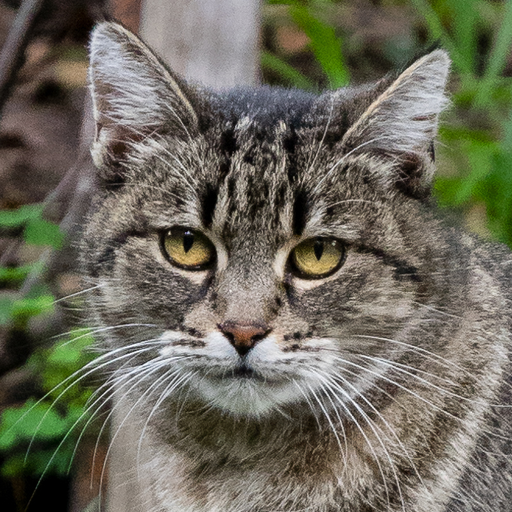
#> input picture src/cycle-diffusion/exp1_2_data/cat/flickr_cat_000368.png, 512 x 512 px; the run also reads 1 picture not shown here
$ jupyter execute --allow-errors RQ1_2.ipynb
#> lines starting #> are read from the running program, lines starting #| are printed output that depends on the picture
# RQ 1.2

## Prerequisites: Evaluation Data
as part of the setup, we assume the stargan-v2 data is available under the following path:
- `src/cycle-diffusion/stargan-v2/data/test`

## Pipeline to create the neccessary data for the experiment
The whole pipeline can be run on LISA using this `.job` script:

    `run_experiment_1_2.job`

We will explain the sub-steps of the pipeline in the next sections.

###  Prepare the data
- Prepare modifications of the original cat images and store them.
- Modifications include horizontal flip, rotation of 0, 1, 5, 10, 30, 45, and 90 degrees.
    - The rotation of 0 degrees is the original image, testing whether applying the encoding process results in the same latent vector $z$.

[cell 1]
# Helper Functions

import cv2
import matplotlib.pyplot as plt
import seaborn as sns
import numpy as np
from skimage.io import imread
from PIL import Image
import os, os.path
from pathlib import Path
import pickle

RESET = False # set to True if you want to prepare the data

# [55 lines left out: functions load_data, horizontal_flip, rotate_and_save, save_image_perturbations, not called in this run]

[cell 2]
cwd = os.getcwd() # should be cycle-diffusion-group12 folder, otherwise change this
print(f'BASE_DIR: {cwd}, should be the cycle-diffusion-group12 folder')

BASE_DIR = Path(cwd)
EXPERIMENT_DIR = BASE_DIR / 'src/cycle-diffusion/exp1_2_data'

cat_path = EXPERIMENT_DIR / 'cat'
dog_path = EXPERIMENT_DIR / 'dog'
wild_path = EXPERIMENT_DIR / 'wild'

if RESET:
    cat_dataset = load_data(cat_path)
    dog_dataset = load_data(dog_path)
    wild_dataset = load_data(wild_path)

    print(f'Dataset Lengths: {len(cat_dataset)}, {len(dog_dataset)}, {len(wild_dataset)}')

    datasets = [cat_dataset, dog_dataset, wild_dataset]
    angles = [0, 1, 5, 10, 30, 45, 90] # 0 is the duplicate of the original

    # ONLY RUN THIS ONCE
    for dataset in datasets:
        save_image_perturbations(dataset, angles=angles)

[cell 3]
# show the rotated images
fig, axes = plt.subplots(1, 9, figsize=(20, 5))

CAT_IMG = 'flickr_cat_000368'

# Display the first image in the first subplot
img_cat = imread(cat_path / f'{CAT_IMG}.png')
#> img_cat is the input picture: shape (512, 512, 3); mean R, G, B 108.5, 106.2, 91.9
axes[0].imshow(img_cat)
axes[0].axis('off')
axes[0].text(0.5,-0.3, "Original", size=12, ha="center", transform=axes[0].transAxes)

# Display the first image in the first subplot
img_cat_org_again = imread(cat_path / f'{CAT_IMG}rotated0.png')
axes[1].imshow(img_cat_org_again)
axes[1].axis('off')
axes[1].text(0.5,-0.3, "original", size=12, ha="center", transform=axes[1].transAxes)

# Display the first image in the first subplot
img_cat_flipped = imread(cat_path / f'{CAT_IMG}rotated0flipped.png')
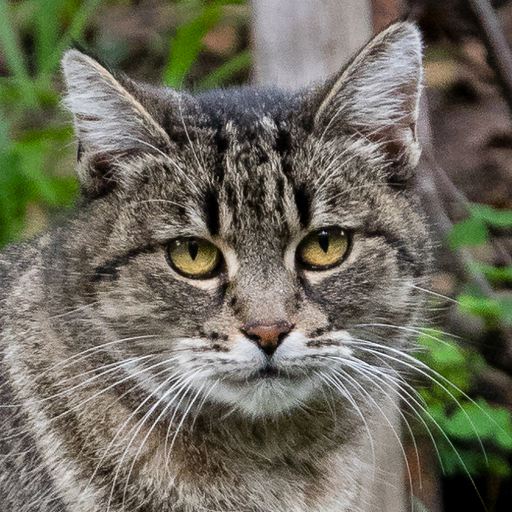
#> input picture src/cycle-diffusion/exp1_2_data/cat/flickr_cat_000368rotated0flipped.png, 512 x 512 px
#> img_cat_flipped is the input picture: shape (512, 512, 3); mean R, G, B 108.5, 106.2, 91.9
axes[2].imshow(img_cat_flipped)
axes[2].axis('off')
axes[2].text(0.5,-0.3, "horizontal flip", size=12, ha="center", transform=axes[2].transAxes)

# Display the second image in the second subplot
img_cat_1 = imread(cat_path / f'{CAT_IMG}rotated1.png')
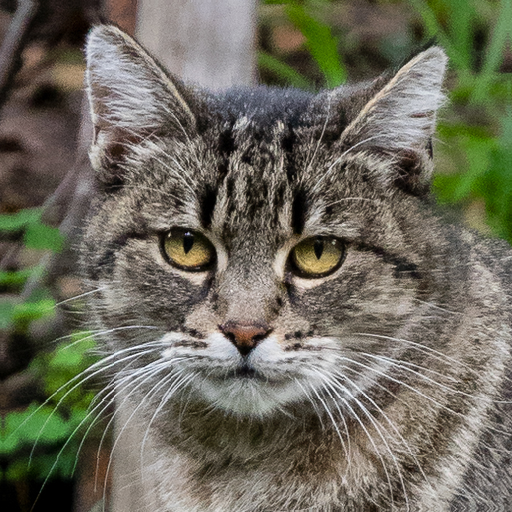
#> input picture src/cycle-diffusion/exp1_2_data/cat/flickr_cat_000368rotated1.png, 512 x 512 px
#> img_cat_1 is the input picture: shape (512, 512, 3); mean R, G, B 108.4, 106.2, 91.9
axes[3].imshow(img_cat_1)
axes[3].axis('off')
axes[3].text(0.5,-0.3, "rotated: 1°", size=12, ha="center", transform=axes[3].transAxes)

# Display the second image in the second subplot
img_cat_5 = imread(cat_path / f'{CAT_IMG}rotated5.png')
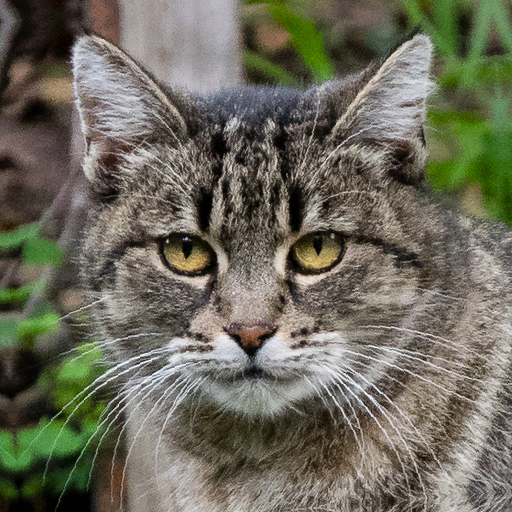
#> input picture src/cycle-diffusion/exp1_2_data/cat/flickr_cat_000368rotated5.png, 512 x 512 px
#> img_cat_5 is the input picture: shape (512, 512, 3); mean R, G, B 108.5, 106.5, 91.9
axes[4].imshow(img_cat_5)
axes[4].axis('off')
axes[4].text(0.5,-0.3, "5°", size=12, ha="center", transform=axes[4].transAxes)

# Display the second image in the second subplot
img_cat_10 = imread(cat_path / f'{CAT_IMG}rotated10.png')
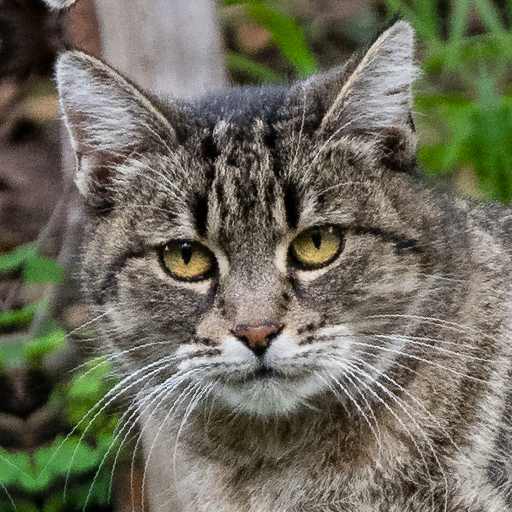
#> input picture src/cycle-diffusion/exp1_2_data/cat/flickr_cat_000368rotated10.png, 512 x 512 px
#> img_cat_10 is the input picture: shape (512, 512, 3); mean R, G, B 108.6, 107, 92
axes[5].imshow(img_cat_10)
axes[5].axis('off')
axes[5].text(0.5,-0.3, "10°", size=12, ha="center", transform=axes[5].transAxes)

# Display the second image in the second subplot
#> (the rest of this cell did not finish here and is left out)

### Run cycle diffusion (DDPM)
- We provide here an example of how to run cycle diffusion using the terminal.

[cell 4]
# run from the terminal:
# !export CUDA_VISIBLE_DEVICES=0
# !export RUN_NAME=experiment_test2
# !export SEED=42
# !export LOCAL_RANK=0

# !python -m torch.distributed.launch --nproc_per_node 1 --master_port 1446 main.py --seed $SEED --cfg experiments/$RUN_NAME.cfg --run_name $RUN_NAME$SEED --logging_strategy steps --logging_first_step true --logging_steps 4 --evaluation_strategy steps --eval_steps 50 --metric_for_best_model CLIPEnergy --greater_is_better false --save_strategy steps --save_steps 50 --save_total_limit 1 --load_best_model_at_end --gradient_accumulation_steps 4 --num_train_epochs 0 --adafactor false --learning_rate 1e-3 --do_eval --output_dir output/$RUN_NAME$SEED --overwrite_output_dir --per_device_train_batch_size 1 --per_device_eval_batch_size 1 --eval_accumulation_steps 4 --ddp_find_unused_parameters true --verbose true --custom_z_name rotated_images --disable_wandb True --save_time_steps True

### Calculate Similarity Metrics
- calculate the similarity metrics between the original cat image and the perturbed images of the same cat.
- Metrics used are cosine similarity and Euclidean distance.
- Similarity calculation requires a lot of compute, so we recommend not to run this step in the notebook directly.
- Instead, we provide a script with the necceassry code to run the similarity calculation (command line instructions can be found in the follwing cell).

[cell 5]
# Command line instructions to run similarity calculations
# !export OUTPUT="/home/lcur1732/cycle-diffusion-group12/src/cycle-diffusion/sim_outputs/"
# !export INPUT="/home/lcur1732/cycle-diffusion-group12/src/cycle-diffusion/output/experiment_1_2_42_cat42-57/"

# !python calculate_z_sims.py --input $INPUT --output $OUTPUT

[cell 6]
# Exaple of how to calculate the similarity
from numpy.linalg import norm

# Load a vector z
z_path_original = '/home/lcur1732/cycle-diffusion-group12/src/cycle-diffusion/output/experiment_1_2_42_cat42-57/z_flickr_cat_000522.png.npy'
z_path_rotated_30 = '/home/lcur1732/cycle-diffusion-group12/src/cycle-diffusion/output/experiment_1_2_42_cat42-57/z_flickr_cat_000522rotated30.png.npy'

# [11 lines of commented-out code are left out]

## Read stored similarities
- Read the stored similarities from the previous step and visualize them.
- The structure of the stored similarities is as follows:
    - dict. with the name of the picture as primary key.
        - dict. with keys 'cos_sim' and 'euc_dist' containing the pairwise similarity scores, and key 'mod_order_ref' containing the order of the modifications, this order is always equal for each cat image, but for the sake of completeness we store it.

[cell 7]
# read pickle file with metrics and combine the outputs for all experiments
SIM_OUTPUT_PATH = Path('/home/lcur1732/cycle-diffusion-group12/src/cycle-diffusion/sim_outputs/')
all_metrics = {}
#> (the rest of this cell did not finish here and is left out)

[cell 8]
# save similarity scores for each image and its perturbated versions to df
import pandas as pd

imgs = all_metrics.keys()
cos_sims, euc_dists = [], []
for key in all_metrics.keys():
    cos_sims.extend(all_metrics[key]['cos_sim'])
    euc_dists.extend(all_metrics[key]['euc_dist'])

# generate labels
original_imgs = [[img] * 9 for img in imgs]
original_imgs = [item for sublist in original_imgs for item in sublist]

#> (the rest of this cell did not finish here and is left out)
